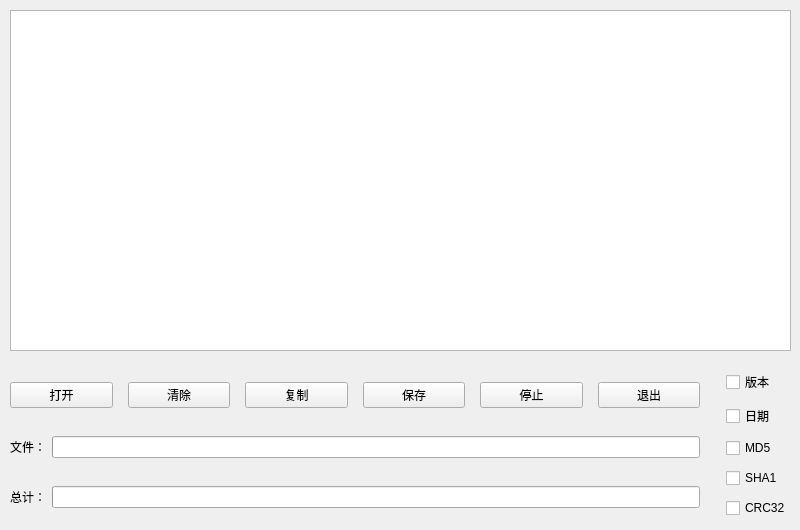
<?xml version="1.0" encoding="UTF-8"?>
<ui version="4.0">
 <class>JieQtHashWidget</class>
 <widget class="QWidget" name="JieQtHashWidget">
  <property name="geometry">
   <rect>
    <x>0</x>
    <y>0</y>
    <width>800</width>
    <height>530</height>
   </rect>
  </property>
  <property name="windowTitle">
   <string>JieQtHashWidget</string>
  </property>
  <property name="windowIcon">
   <iconset resource="icon.qrc">
    <normaloff>:/new/prefix1/Images/ICON/JieQtHashIcon.png</normaloff>:/new/prefix1/Images/ICON/JieQtHashIcon.png</iconset>
  </property>
  <widget class="QPlainTextEdit" name="plainTextEditMessage">
   <property name="geometry">
    <rect>
     <x>10</x>
     <y>10</y>
     <width>781</width>
     <height>341</height>
    </rect>
   </property>
  </widget>
  <widget class="QWidget" name="layoutWidget">
   <property name="geometry">
    <rect>
     <x>10</x>
     <y>360</y>
     <width>781</width>
     <height>171</height>
    </rect>
   </property>
   <layout class="QHBoxLayout" name="horizontalLayout_4">
    <item>
     <layout class="QVBoxLayout" name="verticalLayout_2">
      <item>
       <layout class="QHBoxLayout" name="horizontalLayout">
        <property name="spacing">
         <number>15</number>
        </property>
        <item>
         <widget class="QPushButton" name="pushButtonOpen">
          <property name="text">
           <string>打开</string>
          </property>
         </widget>
        </item>
        <item>
         <widget class="QPushButton" name="pushButtonClear">
          <property name="text">
           <string>清除</string>
          </property>
         </widget>
        </item>
        <item>
         <widget class="QPushButton" name="pushButtonCopy">
          <property name="text">
           <string>复制</string>
          </property>
         </widget>
        </item>
        <item>
         <widget class="QPushButton" name="pushButtonSlave">
          <property name="text">
           <string>保存</string>
          </property>
         </widget>
        </item>
        <item>
         <widget class="QPushButton" name="pushButtonStop">
          <property name="text">
           <string>停止</string>
          </property>
         </widget>
        </item>
        <item>
         <widget class="QPushButton" name="pushButtonClose">
          <property name="text">
           <string>退出</string>
          </property>
         </widget>
        </item>
       </layout>
      </item>
      <item>
       <layout class="QHBoxLayout" name="horizontalLayout_2">
        <item>
         <widget class="QLabel" name="labelFile">
          <property name="text">
           <string>文件：</string>
          </property>
         </widget>
        </item>
        <item>
         <widget class="QProgressBar" name="progressBarFile">
          <property name="value">
           <number>0</number>
          </property>
          <property name="textVisible">
           <bool>false</bool>
          </property>
         </widget>
        </item>
       </layout>
      </item>
      <item>
       <layout class="QHBoxLayout" name="horizontalLayout_3">
        <item>
         <widget class="QLabel" name="labelTotal">
          <property name="text">
           <string>总计：</string>
          </property>
         </widget>
        </item>
        <item>
         <widget class="QProgressBar" name="progressBarTotal">
          <property name="value">
           <number>0</number>
          </property>
          <property name="textVisible">
           <bool>false</bool>
          </property>
         </widget>
        </item>
       </layout>
      </item>
     </layout>
    </item>
    <item>
     <layout class="QVBoxLayout" name="verticalLayout">
      <property name="spacing">
       <number>0</number>
      </property>
      <property name="leftMargin">
       <number>20</number>
      </property>
      <item>
       <widget class="QCheckBox" name="checkBoxVersion">
        <property name="text">
         <string>版本</string>
        </property>
       </widget>
      </item>
      <item>
       <widget class="QCheckBox" name="checkBoxDate">
        <property name="text">
         <string>日期</string>
        </property>
       </widget>
      </item>
      <item>
       <widget class="QCheckBox" name="checkBoxMD5">
        <property name="text">
         <string>MD5</string>
        </property>
       </widget>
      </item>
      <item>
       <widget class="QCheckBox" name="checkBoxSHA">
        <property name="text">
         <string>SHA1</string>
        </property>
       </widget>
      </item>
      <item>
       <widget class="QCheckBox" name="checkBoxCRC">
        <property name="text">
         <string>CRC32</string>
        </property>
       </widget>
      </item>
     </layout>
    </item>
   </layout>
  </widget>
 </widget>
 <resources>
  <include location="icon.qrc"/>
 </resources>
 <connections/>
</ui>
